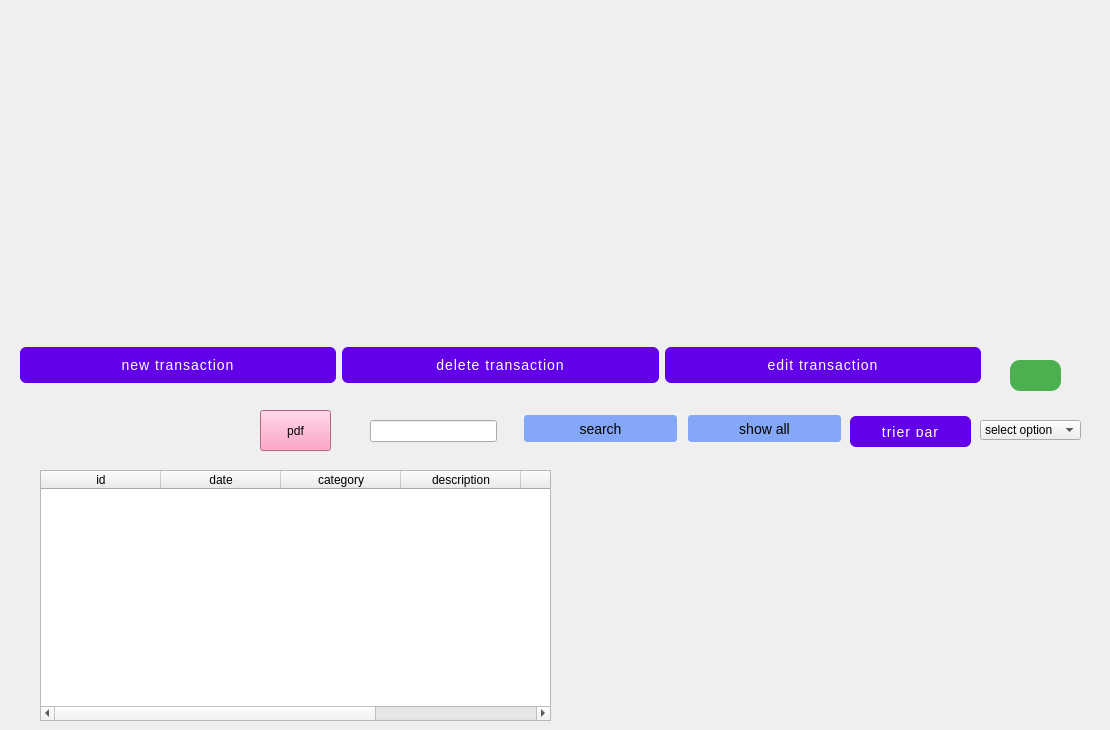
    <widget class="QWidget" name="settings_page_2">
     <widget class="QTableWidget" name="tableWidget_10">
      <property name="geometry">
       <rect>
        <x>40</x>
        <y>470</y>
        <width>511</width>
        <height>251</height>
       </rect>
      </property>
      <property name="focusPolicy">
       <enum>Qt::FocusPolicy::NoFocus</enum>
      </property>
      <property name="showGrid">
       <bool>false</bool>
      </property>
      <attribute name="horizontalHeaderMinimumSectionSize">
       <number>50</number>
      </attribute>
      <attribute name="horizontalHeaderDefaultSectionSize">
       <number>120</number>
      </attribute>
      <attribute name="horizontalHeaderStretchLastSection">
       <bool>true</bool>
      </attribute>
      <attribute name="verticalHeaderVisible">
       <bool>false</bool>
      </attribute>
      <column>
       <property name="text">
        <string>id</string>
       </property>
      </column>
      <column>
       <property name="text">
        <string>date</string>
       </property>
      </column>
      <column>
       <property name="text">
        <string>category</string>
       </property>
      </column>
      <column>
       <property name="text">
        <string>description</string>
       </property>
      </column>
      <column>
       <property name="text">
        <string>balance</string>
       </property>
      </column>
      <column>
       <property name="text">
        <string>status</string>
       </property>
      </column>
     </widget>
     <widget class="QPushButton" name="pushButton_106">
      <property name="geometry">
       <rect>
        <x>850</x>
        <y>416</y>
        <width>121</width>
        <height>31</height>
       </rect>
      </property>
      <property name="styleSheet">
       <string notr="true">QPushButton {
    background-color: #6200ea;
    color: white;
    border-radius: 6px;
    padding: 10px 24px;
    font-size: 14px;
    letter-spacing: 1px;
    text-transform: uppercase;
    transition: background-color 0.3s ease;
}
QPushButton:hover {
    background-color: #3700b3;
}
QPushButton:pressed {
    background-color: #30009c;
}</string>
      </property>
      <property name="text">
       <string>trier par</string>
      </property>
     </widget>
     <widget class="QPushButton" name="pushButton_107">
      <property name="geometry">
       <rect>
        <x>686</x>
        <y>413</y>
        <width>157</width>
        <height>31</height>
       </rect>
      </property>
      <property name="styleSheet">
       <string notr="true">  font-size: 14px;
    padding: 5px 10px;
    border: 2px solid #f0f0f0;
    border-radius: 5px;
    background-color: #84a8f7;</string>
      </property>
      <property name="text">
       <string>show all</string>
      </property>
     </widget>
     <widget class="QComboBox" name="comboBox_40">
      <property name="geometry">
       <rect>
        <x>980</x>
        <y>420</y>
        <width>101</width>
        <height>20</height>
       </rect>
      </property>
      <item>
       <property name="text">
        <string>select option</string>
       </property>
      </item>
      <item>
       <property name="text">
        <string>contact</string>
       </property>
      </item>
      <item>
       <property name="text">
        <string>room no</string>
       </property>
      </item>
     </widget>
     <widget class="QPushButton" name="pushButton_108">
      <property name="geometry">
       <rect>
        <x>1010</x>
        <y>360</y>
        <width>51</width>
        <height>31</height>
       </rect>
      </property>
      <property name="styleSheet">
       <string notr="true">QPushButton {
    background-color: #4CAF50;        /* Green background */
    color: white;                     /* White text */
    border: none;                     /* No border for a clean look */
    border-radius: 10px;              /* Rounded corners */
    padding: 10px 20px;               /* Padding */
    font-size: 16px;                  /* Text size */
    font-weight: bold;                /* Bold text */
    box-shadow: 3px 3px 10px rgba(0, 0, 0, 0.3); /* Shadow effect */
}

QPushButton:hover {
    background-color: #45a049;        /* Darker green on hover */
}

QPushButton:pressed {
    background-color: #3e8e41;        /* Darker green on press */
}

QPushButton:disabled {
    background-color: #cccccc;        /* Gray background when disabled */
    color: #666666;                   /* Gray text when disabled */
}
</string>
      </property>
      <property name="text">
       <string/>
      </property>
      <property name="icon">
       <iconset>
        <normaloff>../Users/sboui/Downloads/wetransfer_sidemenu_2024-10-04_1548/sidemenu/m/pngtree-vector-pie-chart-icon-png-image_4894574.jpg</normaloff>../Users/sboui/Downloads/wetransfer_sidemenu_2024-10-04_1548/sidemenu/m/pngtree-vector-pie-chart-icon-png-image_4894574.jpg</iconset>
      </property>
      <property name="iconSize">
       <size>
        <width>50</width>
        <height>50</height>
       </size>
      </property>
     </widget>
     <widget class="QPushButton" name="pushButton_109">
      <property name="geometry">
       <rect>
        <x>522</x>
        <y>413</y>
        <width>157</width>
        <height>31</height>
       </rect>
      </property>
      <property name="styleSheet">
       <string notr="true">  font-size: 14px;
    padding: 5px 10px;
    border: 2px solid #f0f0f0;
    border-radius: 5px;
    background-color: #84a8f7;</string>
      </property>
      <property name="text">
       <string>search</string>
      </property>
     </widget>
     <widget class="QWidget" name="layoutWidget_15">
      <property name="geometry">
       <rect>
        <x>20</x>
        <y>330</y>
        <width>961</width>
        <height>71</height>
       </rect>
      </property>
      <layout class="QHBoxLayout" name="horizontalLayout_30">
       <item>
        <widget class="QPushButton" name="pushButton_101">
         <property name="styleSheet">
          <string notr="true">QPushButton {
    background-color: #6200ea;
    color: white;
    border-radius: 6px;
    padding: 10px 24px;
    font-size: 14px;
    letter-spacing: 1px;
    text-transform: uppercase;
    transition: background-color 0.3s ease;
}
QPushButton:hover {
    background-color: #3700b3;
}
QPushButton:pressed {
    background-color: #30009c;
}
</string>
         </property>
         <property name="text">
          <string>new transaction</string>
         </property>
        </widget>
       </item>
       <item>
        <widget class="QPushButton" name="pushButton_110">
         <property name="styleSheet">
          <string notr="true">QPushButton {
    background-color: #6200ea;
    color: white;
    border-radius: 6px;
    padding: 10px 24px;
    font-size: 14px;
    letter-spacing: 1px;
    text-transform: uppercase;
    transition: background-color 0.3s ease;
}
QPushButton:hover {
    background-color: #3700b3;
}
QPushButton:pressed {
    background-color: #30009c;
}
</string>
         </property>
         <property name="text">
          <string>delete transaction</string>
         </property>
        </widget>
       </item>
       <item>
        <widget class="QPushButton" name="pushButton_111">
         <property name="styleSheet">
          <string notr="true">QPushButton {
    background-color: #6200ea;
    color: white;
    border-radius: 6px;
    padding: 10px 24px;
    font-size: 14px;
    letter-spacing: 1px;
    text-transform: uppercase;
    transition: background-color 0.3s ease;
}
QPushButton:hover {
    background-color: #3700b3;
}
QPushButton:pressed {
    background-color: #30009c;
}
</string>
         </property>
         <property name="text">
          <string>edit transaction</string>
         </property>
        </widget>
       </item>
      </layout>
     </widget>
     <widget class="QWidget" name="layoutWidget_16">
      <property name="geometry">
       <rect>
        <x>30</x>
        <y>20</y>
        <width>1001</width>
        <height>291</height>
       </rect>
      </property>
      <layout class="QHBoxLayout" name="horizontalLayout_31">
       <property name="spacing">
        <number>80</number>
       </property>
       <item>
        <layout class="QVBoxLayout" name="verticalLayout_13">
         <item>
          <widget class="QLabel" name="label_120">
           <property name="styleSheet">
            <string notr="true">background-color: rgb(241, 169, 255);</string>
           </property>
           <property name="text">
            <string>current balance</string>
           </property>
          </widget>
         </item>
         <item>
          <widget class="QLabel" name="label_121">
           <property name="styleSheet">
            <string notr="true">background-color: rgb(241, 169, 255);</string>
           </property>
           <property name="text">
            <string>$1200</string>
           </property>
          </widget>
         </item>
         <item>
          <layout class="QHBoxLayout" name="horizontalLayout_32">
           <item>
            <widget class="QLabel" name="label_122">
             <property name="maximumSize">
              <size>
               <width>50</width>
               <height>50</height>
              </size>
             </property>
             <property name="styleSheet">
              <string notr="true">background-color: rgb(241, 169, 255);</string>
             </property>
             <property name="text">
              <string/>
             </property>
             <property name="pixmap">
              <pixmap>../Users/sboui/Downloads/wetransfer_sidemenu_2024-10-04_1548/sidemenu/images/images (4).png</pixmap>
             </property>
             <property name="scaledContents">
              <bool>true</bool>
             </property>
            </widget>
           </item>
           <item>
            <widget class="QLabel" name="label_123">
             <property name="styleSheet">
              <string notr="true">background-color: rgb(241, 169, 255);</string>
             </property>
             <property name="text">
              <string>income</string>
             </property>
            </widget>
           </item>
          </layout>
         </item>
         <item>
          <widget class="QLabel" name="label_124">
           <property name="styleSheet">
            <string notr="true">background-color: rgb(241, 169, 255);</string>
           </property>
           <property name="text">
            <string>$1200</string>
           </property>
          </widget>
         </item>
         <item>
          <layout class="QHBoxLayout" name="horizontalLayout_33">
           <item>
            <widget class="QLabel" name="label_125">
             <property name="maximumSize">
              <size>
               <width>50</width>
               <height>50</height>
              </size>
             </property>
             <property name="styleSheet">
              <string notr="true">background-color: rgb(241, 169, 255);</string>
             </property>
             <property name="text">
              <string/>
             </property>
             <property name="pixmap">
              <pixmap>../Users/sboui/Downloads/wetransfer_sidemenu_2024-10-04_1548/sidemenu/images/images (3).png</pixmap>
             </property>
             <property name="scaledContents">
              <bool>true</bool>
             </property>
            </widget>
           </item>
           <item>
            <widget class="QLabel" name="label_126">
             <property name="styleSheet">
              <string notr="true">background-color: rgb(241, 169, 255);</string>
             </property>
             <property name="text">
              <string>outcome</string>
             </property>
            </widget>
           </item>
          </layout>
         </item>
         <item>
          <widget class="QLabel" name="label_127">
           <property name="styleSheet">
            <string notr="true">background-color: rgb(241, 169, 255);</string>
           </property>
           <property name="text">
            <string>$1200</string>
           </property>
          </widget>
         </item>
        </layout>
       </item>
       <item>
        <layout class="QVBoxLayout" name="verticalLayout_14">
         <item>
          <widget class="QLabel" name="label_128">
           <property name="styleSheet">
            <string notr="true">background-color: rgb(241, 169, 255);</string>
           </property>
           <property name="text">
            <string>expense categories </string>
           </property>
          </widget>
         </item>
         <item>
          <layout class="QHBoxLayout" name="horizontalLayout_34">
           <item>
            <widget class="QLabel" name="label_129">
             <property name="maximumSize">
              <size>
               <width>50</width>
               <height>50</height>
              </size>
             </property>
             <property name="styleSheet">
              <string notr="true">background-color: rgb(241, 169, 255);</string>
             </property>
             <property name="text">
              <string/>
             </property>
             <property name="pixmap">
              <pixmap>../Users/sboui/Downloads/wetransfer_sidemenu_2024-10-04_1548/sidemenu/images/shopping_cart_24dp_5F6368_FILL0_wght400_GRAD0_opsz24.png</pixmap>
             </property>
             <property name="scaledContents">
              <bool>true</bool>
             </property>
            </widget>
           </item>
           <item>
            <widget class="QLabel" name="label_130">
             <property name="styleSheet">
              <string notr="true">background-color: rgb(241, 169, 255);</string>
             </property>
             <property name="text">
              <string>groceries</string>
             </property>
            </widget>
           </item>
           <item>
            <widget class="QLabel" name="label_131">
             <property name="styleSheet">
              <string notr="true">background-color: rgb(241, 169, 255);</string>
             </property>
             <property name="text">
              <string>$1000</string>
             </property>
            </widget>
           </item>
          </layout>
         </item>
         <item>
          <layout class="QHBoxLayout" name="horizontalLayout_35">
           <item>
            <widget class="QLabel" name="label_132">
             <property name="maximumSize">
              <size>
               <width>50</width>
               <height>50</height>
              </size>
             </property>
             <property name="styleSheet">
              <string notr="true">background-color: rgb(241, 169, 255);</string>
             </property>
             <property name="text">
              <string/>
             </property>
             <property name="pixmap">
              <pixmap>../Users/sboui/Downloads/wetransfer_sidemenu_2024-10-04_1548/sidemenu/images/sports_esports_24dp_5F6368_FILL0_wght400_GRAD0_opsz24.png</pixmap>
             </property>
             <property name="scaledContents">
              <bool>true</bool>
             </property>
            </widget>
           </item>
           <item>
            <widget class="QLabel" name="label_133">
             <property name="styleSheet">
              <string notr="true">background-color: rgb(241, 169, 255);</string>
             </property>
             <property name="text">
              <string>entertainment</string>
             </property>
            </widget>
           </item>
           <item>
            <widget class="QLabel" name="label_134">
             <property name="styleSheet">
              <string notr="true">background-color: rgb(241, 169, 255);</string>
             </property>
             <property name="text">
              <string>$1000</string>
             </property>
            </widget>
           </item>
          </layout>
         </item>
         <item>
          <layout class="QHBoxLayout" name="horizontalLayout_36">
           <item>
            <widget class="QLabel" name="label_135">
             <property name="maximumSize">
              <size>
               <width>50</width>
               <height>50</height>
              </size>
             </property>
             <property name="styleSheet">
              <string notr="true">background-color: rgb(241, 169, 255);</string>
             </property>
             <property name="text">
              <string/>
             </property>
             <property name="pixmap">
              <pixmap>../Users/sboui/Downloads/wetransfer_sidemenu_2024-10-04_1548/sidemenu/images/construction_24dp_5F6368_FILL0_wght400_GRAD0_opsz24.png</pixmap>
             </property>
             <property name="scaledContents">
              <bool>true</bool>
             </property>
            </widget>
           </item>
           <item>
            <widget class="QLabel" name="label_136">
             <property name="styleSheet">
              <string notr="true">background-color: rgb(241, 169, 255);</string>
             </property>
             <property name="text">
              <string>auto</string>
             </property>
            </widget>
           </item>
           <item>
            <widget class="QLabel" name="label_137">
             <property name="styleSheet">
              <string notr="true">background-color: rgb(241, 169, 255);</string>
             </property>
             <property name="text">
              <string>$1000</string>
             </property>
            </widget>
           </item>
          </layout>
         </item>
         <item>
          <layout class="QHBoxLayout" name="horizontalLayout_37">
           <item>
            <widget class="QLabel" name="label_138">
             <property name="styleSheet">
              <string notr="true">background-color: rgb(241, 169, 255);</string>
             </property>
             <property name="text">
              <string/>
             </property>
            </widget>
           </item>
           <item>
            <widget class="QLabel" name="label_139">
             <property name="styleSheet">
              <string notr="true">background-color: rgb(241, 169, 255);</string>
             </property>
             <property name="text">
              <string>other</string>
             </property>
            </widget>
           </item>
           <item>
            <widget class="QLabel" name="label_140">
             <property name="styleSheet">
              <string notr="true">background-color: rgb(241, 169, 255);</string>
             </property>
             <property name="text">
              <string>$1000</string>
             </property>
            </widget>
           </item>
          </layout>
         </item>
        </layout>
       </item>
      </layout>
     </widget>
     <widget class="QLineEdit" name="lineEdit_37">
      <property name="geometry">
       <rect>
        <x>370</x>
        <y>420</y>
        <width>127</width>
        <height>22</height>
       </rect>
      </property>
      <property name="styleSheet">
       <string notr="true">QLineEdit:focus{
border: 1px solid #8b86aa;
background-color:#343155;
}</string>
      </property>
     </widget>
     <widget class="QPushButton" name="pushButton_112">
      <property name="geometry">
       <rect>
        <x>260</x>
        <y>410</y>
        <width>71</width>
        <height>41</height>
       </rect>
      </property>
      <property name="styleSheet">
       <string notr="true">background-color: rgb(255, 137, 184);</string>
      </property>
      <property name="text">
       <string>pdf</string>
      </property>
      <property name="icon">
       <iconset>
        <normaloff>../Users/sboui/Downloads/wetransfer_sidemenu_2024-10-04_1548/sidemenu/im/picture_as_pdf_24dp_5F6368_FILL0_wght400_GRAD0_opsz24.png</normaloff>../Users/sboui/Downloads/wetransfer_sidemenu_2024-10-04_1548/sidemenu/im/picture_as_pdf_24dp_5F6368_FILL0_wght400_GRAD0_opsz24.png</iconset>
      </property>
     </widget>
     <widget class="QLabel" name="label_141">
      <property name="geometry">
       <rect>
        <x>610</x>
        <y>470</y>
        <width>491</width>
        <height>181</height>
       </rect>
      </property>
      <property name="text">
       <string/>
      </property>
      <property name="pixmap">
       <pixmap>../Users/sboui/Pictures/image2917.gif</pixmap>
      </property>
      <property name="scaledContents">
       <bool>true</bool>
      </property>
     </widget>
    </widget>
